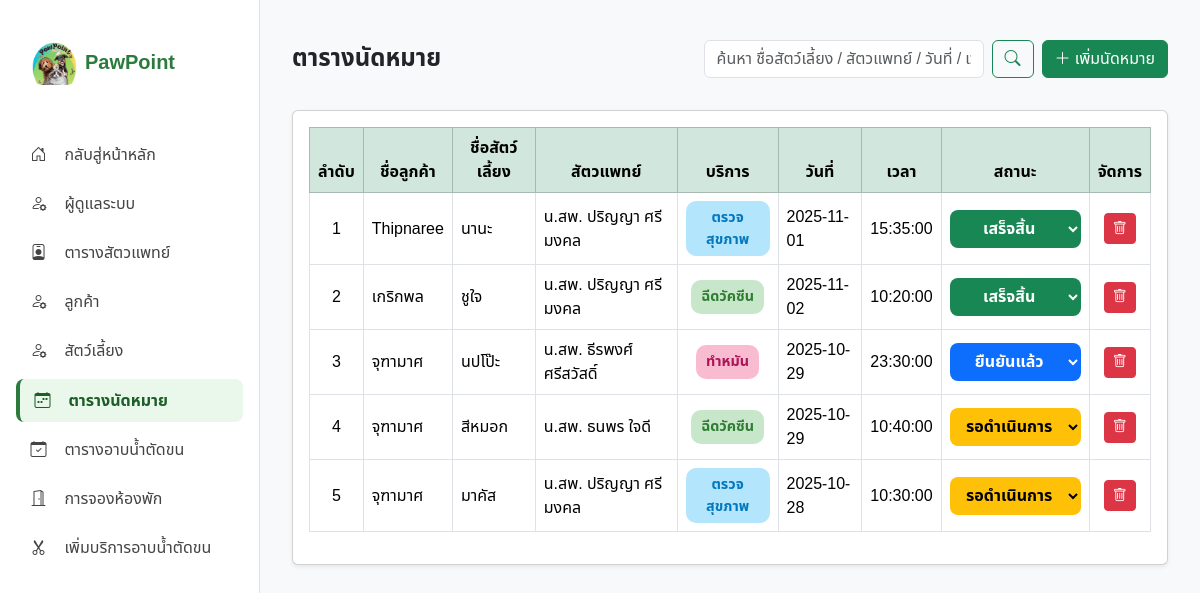
The page /myadmin/appointments.php (signed in) on the database its author committed.
### tables this page shows
CREATE TABLE `appointments` (
  `app_id` int(11) NOT NULL,
  `user_id` int(11) NOT NULL,
  `pet_name` varchar(100) DEFAULT NULL,
  `vet_id` int(11) NOT NULL,
  `service_type` enum('health_check','vaccination','sterilization') NOT NULL DEFAULT 'health_check',
  `date` date NOT NULL,
  `time` time NOT NULL,
  `status` enum('pending','confirmed','cancelled','completed') DEFAULT 'pending',
  `price` decimal(10,2) DEFAULT 0.00,
  `note` text DEFAULT NULL,
  `created_at` timestamp NOT NULL DEFAULT current_timestamp()
);

CREATE TABLE `users` (
  `user_id` int(11) NOT NULL,
  `username` varchar(50) NOT NULL,
  `password` varchar(255) NOT NULL,
  `email` varchar(100) NOT NULL,
  `phone` varchar(20) NOT NULL,
  `address` text NOT NULL,
  `created_at` timestamp NOT NULL DEFAULT current_timestamp(),
  `status` enum('active','inactive') DEFAULT 'active'
);

CREATE TABLE `vets` (
  `vet_id` int(11) NOT NULL,
  `vet_name` varchar(100) DEFAULT NULL,
  `specialty` varchar(100) DEFAULT NULL
);

### myadmin/appointments.php (the view, shortened to what this page needs)
<?php
include 'config/db.php';
$search = "";
if (isset($_GET['search']) && $_GET['search'] !== "") {
  $search = trim($_GET['search']);
  $stmtAppoint = $conn->prepare("
    SELECT
        a.app_id,
        u.username AS user_name,
        a.pet_name,
        a.vet_id,
        v.vet_name,
        a.service_type,
        a.date,
        a.time,
        a.status
    FROM appointments a
    LEFT JOIN vets v ON a.vet_id = v.vet_id
    LEFT JOIN users u ON a.user_id = u.user_id
    WHERE a.pet_name LIKE ?
       OR v.vet_name LIKE ?
       OR u.username LIKE ?
       OR a.date LIKE ?
       OR a.time LIKE ?
       OR a.status LIKE ?
    ORDER BY a.app_id DESC
  ");
  $stmtAppoint->execute(["%$search%", "%$search%", "%$search%", "%$search%", "%$search%", "%$search%"]);
} else {
  $stmtAppoint = $conn->query("
    SELECT
        a.app_id,
        u.username AS user_name,
        a.pet_name,
        a.vet_id,
        v.vet_name,
        a.service_type,
        a.date,
        a.time,
        a.status
    FROM appointments a
    LEFT JOIN vets v ON a.vet_id = v.vet_id
    LEFT JOIN users u ON a.user_id = u.user_id
    ORDER BY a.app_id DESC
  ");
}
$appointments = $stmtAppoint->fetchAll(PDO::FETCH_ASSOC);
?>
<!doctype html>
<html lang="th">
<head>
  <link href="https://cdn.jsdelivr.net/npm/bootstrap@5.3.3/dist/css/bootstrap.min.css" rel="stylesheet">
  <link href="https://cdn.jsdelivr.net/npm/bootstrap-icons@1.11.3/font/bootstrap-icons.css" rel="stylesheet">
</head>
<body>
  <?php include 'sidebar.php'; ?>
  <main class="main">
    <nav class="navbar navbar-custom d-flex justify-content-between align-items-center mb-4">
      <h4 class="m-0 fw-bold">ตารางนัดหมาย</h4>
      <form method="get" class="d-flex align-items-center" style="gap:8px;">
        <input type="text" name="search" class="form-control"
          placeholder="ค้นหา ชื่อสัตว์เลี้ยง / สัตวแพทย์ / วันที่ / เวลา / สถานะ"
          value="<?= htmlspecialchars($search) ?>" style="width:280px;">
        <button class="btn btn-outline-success" type="submit"><i class="bi bi-search"></i></button>
        <a href="new_appointment.php" class="btn btn-success">
          <i class="bi bi-plus-lg"></i> เพิ่มนัดหมาย
        </a>
      </form>
    </nav>
    <div class="card shadow-sm">
      <div class="card-body">
        <table class="table table-bordered table-hover align-middle">
          <thead class="table-success text-center">
            <tr>
              <th>ลำดับ</th>
              <th>ชื่อลูกค้า</th>
              <th>ชื่อสัตว์เลี้ยง</th>
              <th>สัตวแพทย์</th>
              <th>บริการ</th>
              <th>วันที่</th>
              <th>เวลา</th>
              <th>สถานะ</th>
              <th>จัดการ</th>
            </tr>
          </thead>
          <tbody>
            <?php if (empty($appointments)): ?>
              <tr>
                <td colspan="9" class="text-center text-muted py-3">ไม่พบข้อมูล</td>
              </tr>
            <?php else:
              $i = 1;
              foreach ($appointments as $app): ?>
                <tr>
                  <td class="text-center"><?= $i++ ?></td>
                  <td><?= htmlspecialchars($app['user_name'] ?? '-') ?></td>
                  <td><?= htmlspecialchars($app['pet_name'] ?? '-') ?></td>
                  <td><?= htmlspecialchars($app['vet_name'] ?? '-') ?></td>
                  <td class="text-center">
                    <?php
                    switch ($app['service_type']) {
                      case 'health_check':
                        echo '<span class="badge-service service-health">ตรวจสุขภาพ</span>';
                        break;
                      case 'vaccination':
                        echo '<span class="badge-service service-vaccine">ฉีดวัคซีน</span>';
                        break;
                      case 'sterilization':
                        echo '<span class="badge-service service-steril">ทำหมัน</span>';
                        break;
                    }
                    ?>
                  </td>
                  <td><?= htmlspecialchars($app['date']) ?></td>
                  <td><?= htmlspecialchars($app['time']) ?></td>
                  <td class="text-center">
                    <select class="status-select status-<?= $app['status'] ?>" data-id="<?= $app['app_id'] ?>">
                      <option value="pending" <?= $app['status'] == 'pending' ? 'selected' : '' ?>>รอดำเนินการ</option>
                      <option value="confirmed" <?= $app['status'] == 'confirmed' ? 'selected' : '' ?>>ยืนยันแล้ว</option>
                      <option value="completed" <?= $app['status'] == 'completed' ? 'selected' : '' ?>>เสร็จสิ้น</option>
                    </select>
                  </td>
                  <td class="text-center">
                    <button type="button" class="btn btn-sm btn-danger btn-delete" data-id="<?= $app['app_id'] ?>">
                      <i class="bi bi-trash"></i>
                    </button>
                  </td>
                </tr>
              <?php endforeach; endif; ?>
          </tbody>
        </table>
      </div>
    </div>
  </main>
</body>
</html>

### myadmin/appointments.php (style rules this page uses)
* { font-family: 'Noto Sans Thai', sans-serif; }
body { background: #f7f9fb; }
.main { margin-left: 260px; padding: 2rem; }
.status-select { color: white; font-weight: 600; border: none; border-radius: 8px; padding: 6px 12px; text-align: center; }
.status-pending { background-color: #ffc107 !important; color: black !important; }
.status-confirmed { background-color: #0d6efd !important; color: white !important; }
.status-completed { background-color: #198754 !important; color: white !important; }
select.status-select option { color: black !important; }
.badge-service { display: inline-block; padding: 6px 10px; border-radius: 10px; font-weight: 600; font-size: 0.9rem; }
.service-health { background-color: #b3e5fc; color: #0277bd; }
.service-vaccine { background-color: #c8e6c9; color: #2e7d32; }
.service-steril { background-color: #f8bbd0; color: #ad1457; }

### rows shown on the page
appointments: user.username "Thipnaree", pet_name "นานะ", vet.vet_name "น.สพ. ปริญญา ศรีมงคล", service_type "ตรวจสุขภาพ", date "2025-11-01", time "15:35:00", status+app_id "เสร็จสิ้น"
appointments: user.username "เกริกพล", pet_name "ชูใจ", vet.vet_name "น.สพ. ปริญญา ศรีมงคล", service_type "ฉีดวัคซีน", date "2025-11-02", time "10:20:00", status+app_id "เสร็จสิ้น"
appointments: user.username "จุฑามาศ", pet_name "นปโป๊ะ", vet.vet_name "น.สพ. ธีรพงศ์ ศรีสวัสดิ์", service_type "ทำหมัน", date "2025-10-29", time "23:30:00", status+app_id "ยืนยันแล้ว"
appointments: user.username "จุฑามาศ", pet_name "สีหมอก", vet.vet_name "น.สพ. ธนพร ใจดี", service_type "ฉีดวัคซีน", date "2025-10-29", time "10:40:00", status+app_id "รอดำเนินการ"
appointments: user.username "จุฑามาศ", pet_name "มาคัส", vet.vet_name "น.สพ. ปริญญา ศรีมงคล", service_type "ตรวจสุขภาพ", date "2025-10-28", time "10:30:00", status+app_id "รอดำเนินการ"
